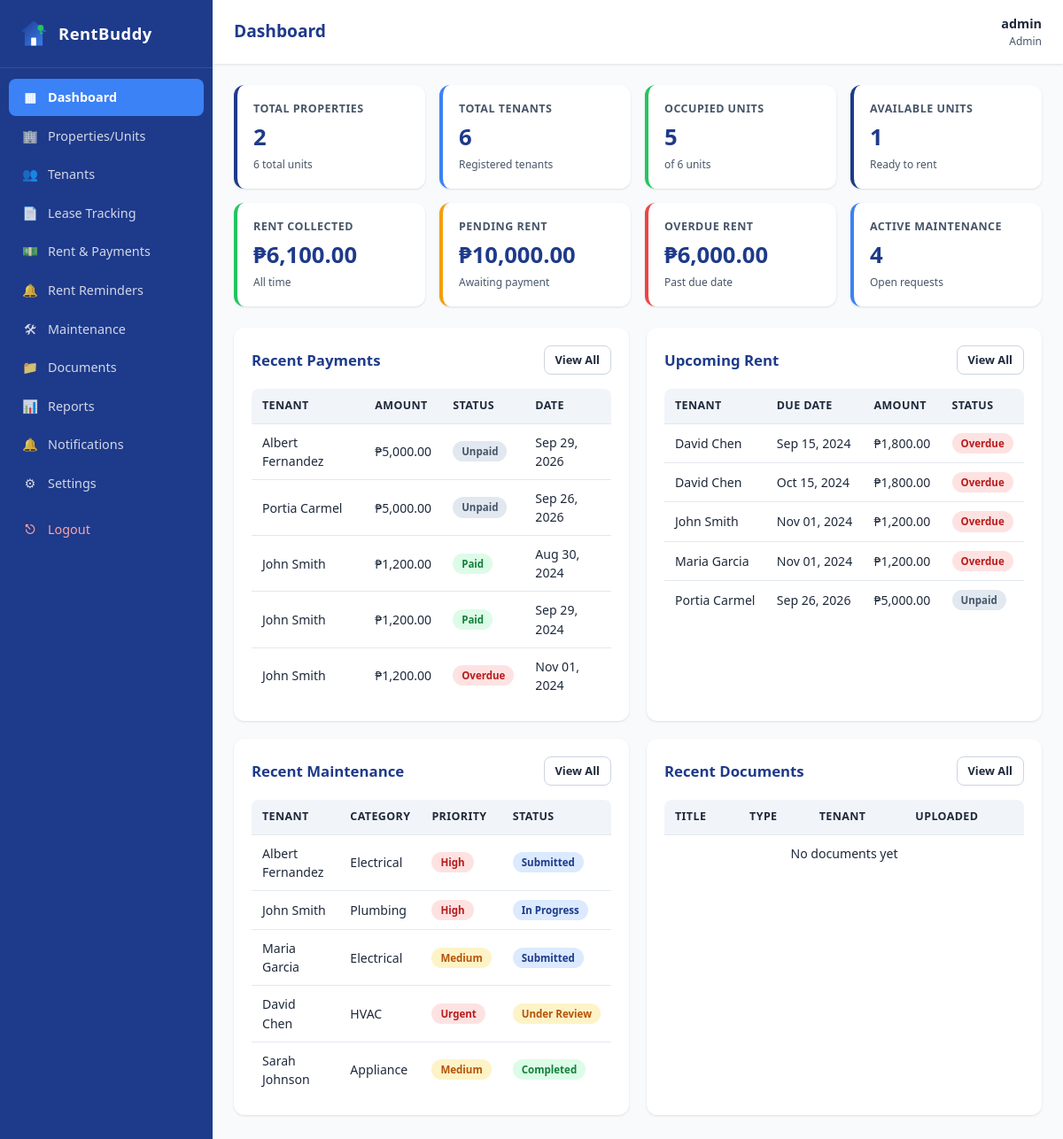
Page /admin/dashboard.php (signed in) on the committed database.
### tables this page shows
CREATE TABLE `rent_payments` (
  `id` int(11) NOT NULL,
  `tenant_id` int(11) NOT NULL,
  `lease_id` int(11) DEFAULT NULL,
  `amount` decimal(10,2) NOT NULL,
  `due_date` date NOT NULL,
  `payment_date` datetime DEFAULT NULL,
  `submitted_at` datetime DEFAULT NULL,
  `verified_by` varchar(100) DEFAULT NULL,
  `payment_method` varchar(50) DEFAULT 'demo',
  `reference_no` varchar(50) DEFAULT NULL,
  `transaction_ref` varchar(100) DEFAULT NULL,
  `status` enum('paid','unpaid','pending','overdue') DEFAULT 'unpaid',
  `notes` text DEFAULT NULL,
  `created_at` timestamp NOT NULL DEFAULT current_timestamp()
);

CREATE TABLE `tenants` (
  `id` int(11) NOT NULL,
  `full_name` varchar(100) NOT NULL,
  `contact_number` varchar(20) DEFAULT NULL,
  `email` varchar(100) DEFAULT NULL,
  `address` varchar(255) DEFAULT NULL,
  `unit_id` int(11) DEFAULT NULL,
  `created_at` timestamp NOT NULL DEFAULT current_timestamp()
);

CREATE TABLE `maintenance_requests` (
  `id` int(11) NOT NULL,
  `tenant_id` int(11) NOT NULL,
  `unit_id` int(11) DEFAULT NULL,
  `category` varchar(50) NOT NULL,
  `description` text NOT NULL,
  `priority` enum('low','medium','high','urgent') DEFAULT 'medium',
  `status` enum('submitted','under_review','in_progress','completed','cancelled') DEFAULT 'submitted',
  `photo_path` varchar(255) DEFAULT NULL,
  `assigned_to` varchar(100) DEFAULT NULL,
  `created_at` timestamp NOT NULL DEFAULT current_timestamp(),
  `updated_at` timestamp NOT NULL DEFAULT current_timestamp() ON UPDATE current_timestamp()
);

### admin/dashboard.php (the view, shortened to what this page needs)
<?php
require_once __DIR__ . '/../includes/auth.php';
$page_title = 'Dashboard';
$total_properties = $pdo->query("SELECT COUNT(*) FROM properties")->fetchColumn();
$total_tenants    = $pdo->query("SELECT COUNT(*) FROM tenants")->fetchColumn();
$total_units      = $pdo->query("SELECT COUNT(*) FROM units")->fetchColumn();
$occupied_units   = $pdo->query("SELECT COUNT(*) FROM units WHERE status='occupied'")->fetchColumn();
$available_units  = $pdo->query("SELECT COUNT(*) FROM units WHERE status='available'")->fetchColumn();
$rent_collected = $pdo->query("SELECT COALESCE(SUM(amount),0) FROM rent_payments WHERE status='paid'")->fetchColumn();
$pending_rent   = $pdo->query("SELECT COALESCE(SUM(amount),0) FROM rent_payments WHERE status IN ('unpaid','pending')")->fetchColumn();
$overdue_rent   = $pdo->query("SELECT COALESCE(SUM(amount),0) FROM rent_payments WHERE status='overdue'")->fetchColumn();
$active_maint   = $pdo->query("SELECT COUNT(*) FROM maintenance_requests WHERE status NOT IN ('completed','cancelled')")->fetchColumn();
$recent_payments = $pdo->query("
    SELECT rp.*, t.full_name
    FROM rent_payments rp
    JOIN tenants t ON t.id = rp.tenant_id
    ORDER BY rp.created_at DESC LIMIT 5
")->fetchAll();
$upcoming = $pdo->query("
    SELECT rp.*, t.full_name
    FROM rent_payments rp
    JOIN tenants t ON t.id = rp.tenant_id
    WHERE rp.status IN ('unpaid','pending','overdue')
    ORDER BY rp.due_date ASC LIMIT 5
")->fetchAll();
$recent_maint = $pdo->query("
    SELECT m.*, t.full_name
    FROM maintenance_requests m
    JOIN tenants t ON t.id = m.tenant_id
    ORDER BY m.created_at DESC LIMIT 5
")->fetchAll();
$recent_docs = $pdo->query("
    SELECT d.*, t.full_name FROM documents d
    LEFT JOIN tenants t ON t.id = d.tenant_id
    ORDER BY d.uploaded_at DESC LIMIT 5
")->fetchAll();
include __DIR__ . '/../includes/header.php';
?>
<div class="stats-grid">
    <div class="stat-card navy">
        <div class="stat-label">Total Properties</div>
        <div class="stat-value"><?= $total_properties ?></div>
        <div class="stat-sub"><?= $total_units ?> total units</div>
    </div>
    <div class="stat-card">
        <div class="stat-label">Total Tenants</div>
        <div class="stat-value"><?= $total_tenants ?></div>
        <div class="stat-sub">Registered tenants</div>
    </div>
    <div class="stat-card green">
        <div class="stat-label">Occupied Units</div>
        <div class="stat-value"><?= $occupied_units ?></div>
        <div class="stat-sub">of <?= $total_units ?> units</div>
    </div>
    <div class="stat-card navy">
        <div class="stat-label">Available Units</div>
        <div class="stat-value"><?= $available_units ?></div>
        <div class="stat-sub">Ready to rent</div>
    </div>
    <div class="stat-card green">
        <div class="stat-label">Rent Collected</div>
        <div class="stat-value"><?= money($rent_collected) ?></div>
        <div class="stat-sub">All time</div>
    </div>
    <div class="stat-card yellow">
        <div class="stat-label">Pending Rent</div>
        <div class="stat-value"><?= money($pending_rent) ?></div>
        <div class="stat-sub">Awaiting payment</div>
    </div>
    <div class="stat-card red">
        <div class="stat-label">Overdue Rent</div>
        <div class="stat-value"><?= money($overdue_rent) ?></div>
        <div class="stat-sub">Past due date</div>
    </div>
    <div class="stat-card">
        <div class="stat-label">Active Maintenance</div>
        <div class="stat-value"><?= $active_maint ?></div>
        <div class="stat-sub">Open requests</div>
    </div>
</div>
<div class="grid-2">
    <div class="card">
        <div class="card-header"><h3>Recent Payments</h3><a href="payments.php" class="btn btn-sm btn-outline">View All</a></div>
        <div class="table-wrap">
            <table>
                <thead><tr><th>Tenant</th><th>Amount</th><th>Status</th><th>Date</th></tr></thead>
                <tbody>
                <?php foreach ($recent_payments as $p): ?>
                    <tr>
                        <td><?= e($p['full_name']) ?></td>
                        <td><?= money($p['amount']) ?></td>
                        <td><?= status_badge($p['status']) ?></td>
                        <td><?= e($p['payment_date'] ? date('M d, Y', strtotime($p['payment_date'])) : date('M d, Y', strtotime($p['due_date']))) ?></td>
                    </tr>
                <?php endforeach; ?>
                </tbody>
            </table>
        </div>
    </div>
    <div class="card">
        <div class="card-header"><h3>Upcoming Rent</h3><a href="payments.php" class="btn btn-sm btn-outline">View All</a></div>
        <div class="table-wrap">
            <table>
                <thead><tr><th>Tenant</th><th>Due Date</th><th>Amount</th><th>Status</th></tr></thead>
                <tbody>
                <?php foreach ($upcoming as $u): ?>
                    <tr>
                        <td><?= e($u['full_name']) ?></td>
                        <td><?= date('M d, Y', strtotime($u['due_date'])) ?></td>
                        <td><?= money($u['amount']) ?></td>
                        <td><?= status_badge($u['status']) ?></td>
                    </tr>
                <?php endforeach; ?>
                </tbody>
            </table>
        </div>
    </div>
</div>
<div class="grid-2">
    <div class="card">
        <div class="card-header"><h3>Recent Maintenance</h3><a href="maintenance.php" class="btn btn-sm btn-outline">View All</a></div>
        <div class="table-wrap">
            <table>
                <thead><tr><th>Tenant</th><th>Category</th><th>Priority</th><th>Status</th></tr></thead>
                <tbody>
                <?php foreach ($recent_maint as $m): ?>
                    <tr>
                        <td><?= e($m['full_name']) ?></td>
                        <td><?= e($m['category']) ?></td>
                        <td><?= status_badge($m['priority']) ?></td>
                        <td><?= status_badge($m['status']) ?></td>
                    </tr>
                <?php endforeach; ?>
                </tbody>
            </table>
        </div>
    </div>
    <div class="card">
        <div class="card-header"><h3>Recent Documents</h3><a href="documents.php" class="btn btn-sm btn-outline">View All</a></div>
        <div class="table-wrap">
            <table>
                <thead><tr><th>Title</th><th>Type</th><th>Tenant</th><th>Uploaded</th></tr></thead>
                <tbody>
                <?php if (empty($recent_docs)): ?>
                    <tr><td colspan="4" class="text-center">No documents yet</td></tr>
                <?php else: foreach ($recent_docs as $d): ?>
                    <tr>
                        <td><?= e($d['title']) ?></td>
                        <td><?= status_badge($d['doc_type']) ?></td>
                        <td><?= e($d['full_name'] ?? '—') ?></td>
                        <td><?= date('M d, Y', strtotime($d['uploaded_at'])) ?></td>
                    </tr>
                <?php endforeach; endif; ?>
                </tbody>
            </table>
        </div>
    </div>
</div>
<?php include __DIR__ . '/../includes/footer.php'; ?>

### includes/header.php (shortened to what this page needs)
<?php
$page_title = $page_title ?? 'Dashboard';
?>
<!DOCTYPE html>
<html lang="en">
<head>
<link rel="stylesheet" href="<?= BASE_URL ?>assets/css/style.css">
</head>
<body>
<div class="app-layout">
<?php include __DIR__ . '/sidebar.php'; ?>
<div class="app-main">
    <header class="topbar">
        <h2 class="page-title"><?= e($page_title) ?></h2>
        <div class="topbar-user">
            <span class="user-name"><?= e($user['username']) ?></span>
            <span class="user-role"><?= e(ucfirst($user['role'])) ?></span>
        </div>
    </header>
    <main class="content">

### includes/sidebar.php (shortened to what this page needs)
<?php
$user = current_user();
$role = $user['role'] ?? 'tenant';
$base = BASE_URL . ($role === 'admin' ? 'admin/' : 'tenant/');
$current = basename($_SERVER['PHP_SELF']);
?>
<aside class="sidebar" id="sidebar">
    <div class="sidebar-brand">
        <img src="<?= BASE_URL ?>assets/img/logo.svg" alt="RentBuddy" class="brand-logo">
        <span class="brand-name">RentBuddy</span>
    </div>
    <nav class="sidebar-nav">
        <a href="<?= $base ?>dashboard.php" class="<?= $current==='dashboard.php'?'active':'' ?>">
            <span class="nav-icon">▦</span> Dashboard
        </a>
        <?php if ($role === 'admin'): ?>
            <a href="<?= $base ?>properties.php" class="<?= $current==='properties.php'?'active':'' ?>">
                <span class="nav-icon">🏢</span> Properties/Units
            </a>
            <a href="<?= $base ?>tenants.php" class="<?= $current==='tenants.php'?'active':'' ?>">
                <span class="nav-icon">👥</span> Tenants
            </a>
            <a href="<?= $base ?>leases.php" class="<?= $current==='leases.php'?'active':'' ?>">
                <span class="nav-icon">📄</span> Lease Tracking
            </a>
            <a href="<?= $base ?>payments.php" class="<?= $current==='payments.php'?'active':'' ?>">
                <span class="nav-icon">💵</span> Rent &amp; Payments
            </a>
            <a href="<?= $base ?>reminders.php" class="<?= $current==='reminders.php'?'active':'' ?>">
                <span class="nav-icon">🔔</span> Rent Reminders
            </a>
            <a href="<?= $base ?>maintenance.php" class="<?= $current==='maintenance.php'?'active':'' ?>">
                <span class="nav-icon">🛠</span> Maintenance
            </a>
            <a href="<?= $base ?>documents.php" class="<?= $current==='documents.php'?'active':'' ?>">
                <span class="nav-icon">📁</span> Documents
            </a>
            <a href="<?= $base ?>reports.php" class="<?= $current==='reports.php'?'active':'' ?>">
                <span class="nav-icon">📊</span> Reports
            </a>
        <?php endif; ?>
        <a href="<?= $base ?>notifications.php" class="<?= $current==='notifications.php'?'active':'' ?>">
            <span class="nav-icon">🔔</span> Notifications
        </a>
        <?php if ($role === 'admin'): ?>
            <a href="<?= $base ?>settings.php" class="<?= $current==='settings.php'?'active':'' ?>">
                <span class="nav-icon">⚙</span> Settings
            </a>
        <?php endif; ?>
        <a href="<?= BASE_URL ?>logout.php" class="logout-link">
            <span class="nav-icon">⎋</span> Logout
        </a>
    </nav>
</aside>

### includes/functions.php (shortened to what this page needs)
<?php
function e($str) {
    return htmlspecialchars($str ?? '', ENT_QUOTES, 'UTF-8');
}
function current_user() {
    return $_SESSION['user'] ?? null;
}
function status_badge($status) {
    $map = [
        'paid'         => 'badge-green',
        'unpaid'       => 'badge-gray',
        'pending'      => 'badge-yellow',
        'overdue'      => 'badge-red',
        'active'       => 'badge-green',
        'expiring'     => 'badge-yellow',
        'expired'      => 'badge-red',
        'terminated'   => 'badge-gray',
        'submitted'    => 'badge-blue',
        'under_review' => 'badge-yellow',
        'in_progress'  => 'badge-blue',
        'completed'    => 'badge-green',
        'cancelled'    => 'badge-gray',
        'available'    => 'badge-green',
        'occupied'     => 'badge-blue',
        'maintenance'  => 'badge-yellow',
        'low'          => 'badge-gray',
        'medium'       => 'badge-yellow',
        'high'         => 'badge-red',
        'urgent'       => 'badge-red',
        'upcoming'     => 'badge-green',
        'due'          => 'badge-yellow',
        'contract'     => 'badge-blue',
        'lease'        => 'badge-blue',
        'receipt'      => 'badge-green',
        'other'        => 'badge-gray',
        'info'         => 'badge-blue',
        'success'      => 'badge-green',
    ];
    $cls = $map[$status] ?? 'badge-gray';
    return '<span class="badge ' . $cls . '">' . e(ucwords(str_replace('_', ' ', $status))) . '</span>';
}
function money($amount) {
    return '₱' . number_format((float)$amount, 2);
}

### includes/footer.php (shortened to what this page needs)
    </main>
</div>
</div>
</body>
</html>

### rows in the picture
rent_payments: tenant.full_name "Albert Fernandez", amount "₱5,000.00", status "Unpaid", payment_date+due_date "Sep 29, 2026"
rent_payments: tenant.full_name "Portia Carmel", amount "₱5,000.00", status "Unpaid", payment_date+due_date "Sep 26, 2026", due_date "Sep 26, 2026"
rent_payments: tenant.full_name "John Smith", amount "₱1,200.00", status "Paid", payment_date "Aug 30, 2024"
rent_payments: tenant.full_name "John Smith", amount "₱1,200.00", status "Paid", payment_date "Sep 29, 2024"
rent_payments: tenant.full_name "John Smith", amount "₱1,200.00", status "Overdue", payment_date+due_date "Nov 01, 2024", due_date "Nov 01, 2024"
rent_payments: tenant.full_name "David Chen", due_date "Sep 15, 2024", amount "₱1,800.00", status "Overdue"
rent_payments: tenant.full_name "David Chen", due_date "Oct 15, 2024", amount "₱1,800.00", status "Overdue"
rent_payments: tenant.full_name "Maria Garcia", due_date "Nov 01, 2024", amount "₱1,200.00", status "Overdue"
maintenance_requests: tenant.full_name "Albert Fernandez", category "Electrical", priority "High Submitted"
maintenance_requests: tenant.full_name "John Smith", category "Plumbing", priority "High In Progress"
maintenance_requests: tenant.full_name "Maria Garcia", category "Electrical", priority "Medium Submitted"
maintenance_requests: tenant.full_name "David Chen", category "HVAC", priority "Urgent Under Review"
maintenance_requests: tenant.full_name "Sarah Johnson", category "Appliance", priority "Medium Completed"

### other values in the picture
$page_title "Dashboard"
$user['username'] "admin"
$user['role'] "Admin"
$total_properties "2"
$total_units "6"
$total_tenants "6"
$occupied_units "5"
$available_units "1"
money($rent_collected) "₱6,100.00"
money($pending_rent) "₱10,000.00"
money($overdue_rent) "₱6,000.00"
$active_maint "4"
